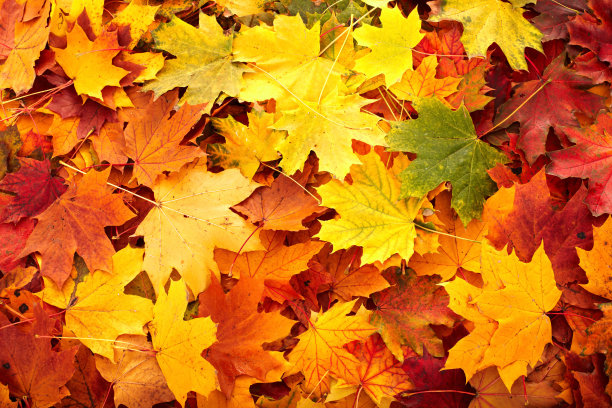
//> input picture opencv_C++/maple_leaf.jpg, 612 x 408 px
$ ./canny_picture   (built with g++ and OpenCV 4)
//> lines starting //> are read from the running program, lines starting //| are printed output that depends on the picture
#include <opencv2/opencv.hpp>
#include <opencv2/imgproc/imgproc.hpp>
using namespace cv;

int main()
{
    Mat srcImage = imread("./maple_leaf.jpg");
//> srcImage is the input picture: 408 rows x 612 cols, CV_8UC3; mean B, G, R 23, 114.3, 204.5
    imshow("origin_picture", srcImage);
    Mat dstImage, edge, grayImage;

    //创建与src同类型和大小的矩阵
    dstImage.create( srcImage.size(), srcImage.type());

    //转灰
    cvtColor( srcImage, grayImage, COLOR_BGR2GRAY ); //按OpenCV3的来
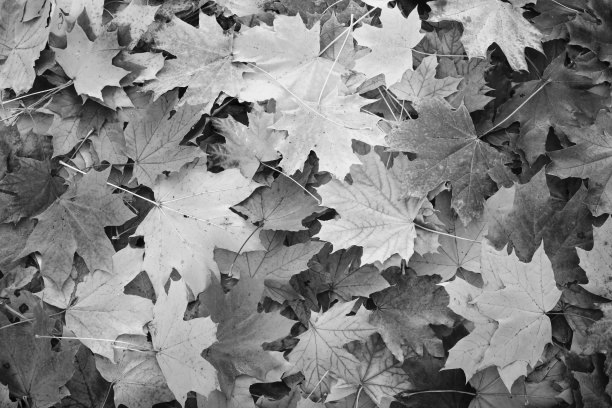
//> grayImage: 408 rows x 612 cols, CV_8UC1; min 1, max 249, mean 130.8

    blur( grayImage, edge, Size(3,3) );

    Canny(edge, edge, 3, 9, 3); //运行Canny
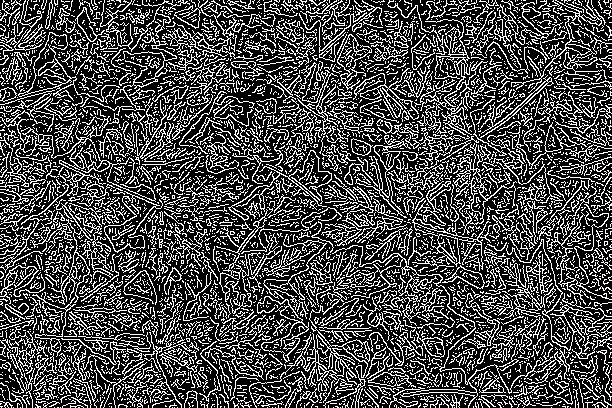
//> edge: 408 rows x 612 cols, CV_8UC1; 29.1% white in thin lines or dots

    imshow("Cannied_picture", edge);

    waitKey(0);

    return 0;
}
